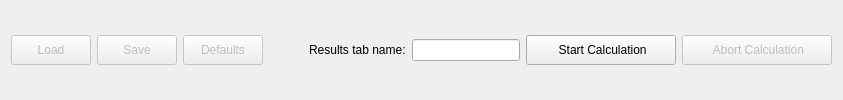
         <widget class="QWidget" name="widget" native="true">
          <layout class="QHBoxLayout" name="horizontalLayout">
           <item>
            <widget class="QPushButton" name="buttLoad">
             <property name="enabled">
              <bool>false</bool>
             </property>
             <property name="sizePolicy">
              <sizepolicy hsizetype="Fixed" vsizetype="Fixed">
               <horstretch>0</horstretch>
               <verstretch>0</verstretch>
              </sizepolicy>
             </property>
             <property name="minimumSize">
              <size>
               <width>80</width>
               <height>30</height>
              </size>
             </property>
             <property name="text">
              <string>Load</string>
             </property>
            </widget>
           </item>
           <item>
            <widget class="QPushButton" name="buttSave">
             <property name="enabled">
              <bool>false</bool>
             </property>
             <property name="sizePolicy">
              <sizepolicy hsizetype="Fixed" vsizetype="Fixed">
               <horstretch>0</horstretch>
               <verstretch>0</verstretch>
              </sizepolicy>
             </property>
             <property name="minimumSize">
              <size>
               <width>80</width>
               <height>30</height>
              </size>
             </property>
             <property name="text">
              <string>Save</string>
             </property>
            </widget>
           </item>
           <item>
            <widget class="QPushButton" name="buttDef">
             <property name="enabled">
              <bool>false</bool>
             </property>
             <property name="sizePolicy">
              <sizepolicy hsizetype="Fixed" vsizetype="Fixed">
               <horstretch>0</horstretch>
               <verstretch>0</verstretch>
              </sizepolicy>
             </property>
             <property name="minimumSize">
              <size>
               <width>80</width>
               <height>30</height>
              </size>
             </property>
             <property name="text">
              <string>Defaults</string>
             </property>
            </widget>
           </item>
           <item>
            <spacer name="horizontalSpacer">
             <property name="orientation">
              <enum>Qt::Horizontal</enum>
             </property>
             <property name="sizeHint" stdset="0">
              <size>
               <width>40</width>
               <height>20</height>
              </size>
             </property>
            </spacer>
           </item>
           <item>
            <widget class="QLabel" name="label_7">
             <property name="text">
              <string>Results tab name:</string>
             </property>
            </widget>
           </item>
           <item>
            <widget class="QLineEdit" name="resultsNameEdit">
             <property name="sizePolicy">
              <sizepolicy hsizetype="Expanding" vsizetype="Fixed">
               <horstretch>0</horstretch>
               <verstretch>0</verstretch>
              </sizepolicy>
             </property>
             <property name="minimumSize">
              <size>
               <width>0</width>
               <height>0</height>
              </size>
             </property>
             <property name="maximumSize">
              <size>
               <width>200</width>
               <height>16777215</height>
              </size>
             </property>
             <property name="inputMask">
              <string/>
             </property>
             <property name="placeholderText">
              <string/>
             </property>
             <property name="clearButtonEnabled">
              <bool>true</bool>
             </property>
            </widget>
           </item>
           <item>
            <widget class="QPushButton" name="buttStart">
             <property name="sizePolicy">
              <sizepolicy hsizetype="Fixed" vsizetype="Fixed">
               <horstretch>0</horstretch>
               <verstretch>0</verstretch>
              </sizepolicy>
             </property>
             <property name="minimumSize">
              <size>
               <width>150</width>
               <height>30</height>
              </size>
             </property>
             <property name="text">
              <string> Start Calculation</string>
             </property>
             <property name="icon">
              <iconset>
               <normaloff>icons/play.png</normaloff>icons/play.png</iconset>
             </property>
             <property name="iconSize">
              <size>
               <width>24</width>
               <height>24</height>
              </size>
             </property>
            </widget>
           </item>
           <item>
            <widget class="QPushButton" name="buttAbort">
             <property name="enabled">
              <bool>false</bool>
             </property>
             <property name="sizePolicy">
              <sizepolicy hsizetype="Fixed" vsizetype="Fixed">
               <horstretch>0</horstretch>
               <verstretch>0</verstretch>
              </sizepolicy>
             </property>
             <property name="minimumSize">
              <size>
               <width>150</width>
               <height>30</height>
              </size>
             </property>
             <property name="text">
              <string> Abort Calculation</string>
             </property>
             <property name="icon">
              <iconset>
               <normaloff>icons/cancel.png</normaloff>icons/cancel.png</iconset>
             </property>
             <property name="iconSize">
              <size>
               <width>24</width>
               <height>24</height>
              </size>
             </property>
            </widget>
           </item>
          </layout>
         </widget>
